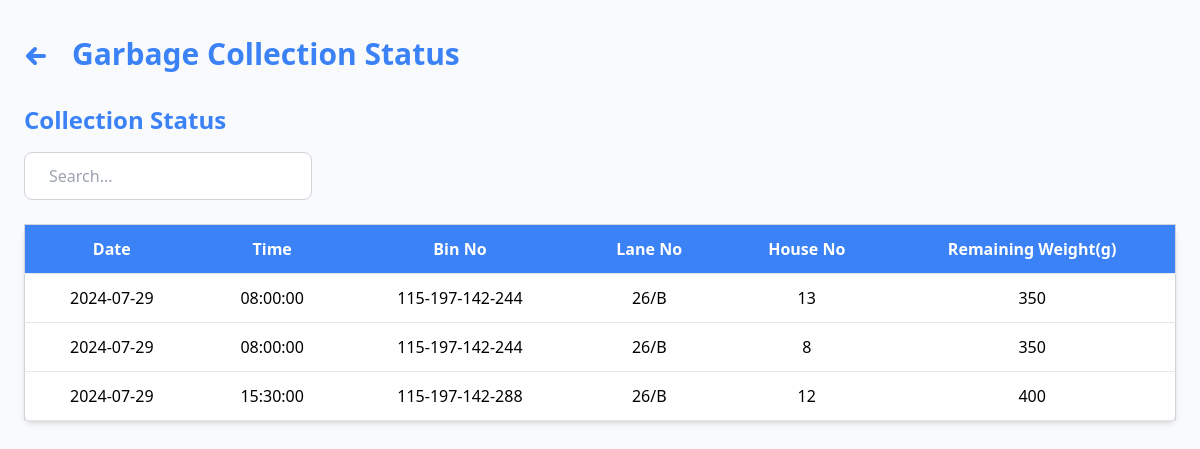
/admin/garbage_status.php, run on an earlier commit of the app's database.
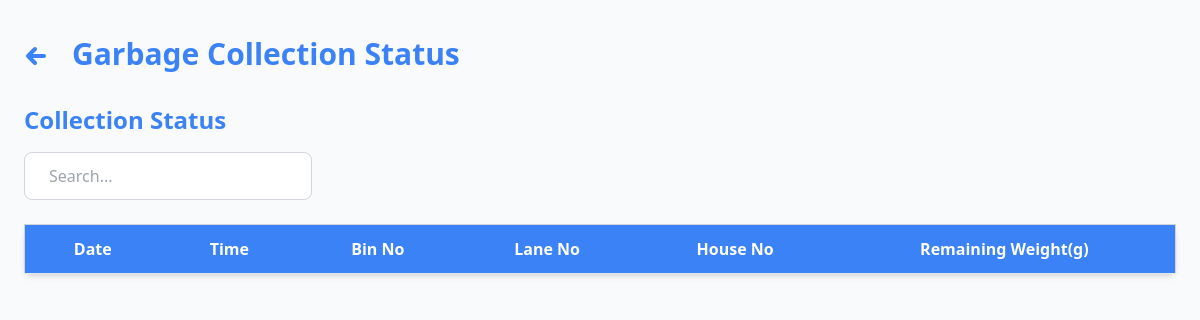
And on a later commit of the database.
### tables this page shows
CREATE TABLE IF NOT EXISTS `garbage_collection_status` (
  `date` date NOT NULL,
  `time` time NOT NULL,
  `bin_no` varchar(50) NOT NULL,
  `remaining_weight` float NOT NULL
);

CREATE TABLE IF NOT EXISTS `household_registration` (
  `id` int NOT NULL AUTO_INCREMENT,
  `name` varchar(255) NOT NULL,
  `lane_no` varchar(50) NOT NULL,
  `house_no` varchar(50) NOT NULL,
  `bin_no` varchar(50) NOT NULL,
  `address` text NOT NULL,
  `description` varchar(200) DEFAULT NULL,
  `mobile_number` varchar(15) NOT NULL,
  `email` varchar(150) NOT NULL,
  `password` varchar(255) NOT NULL,
  PRIMARY KEY (`id`)
);

### admin/garbage_status.php (the view, shortened to what this page needs)
<?php
include '../config/database.php';
$sql = "SELECT gcs.date, gcs.time, gcs.bin_no, gcs.remaining_weight, hr.lane_no, hr.house_no FROM garbage_collection_status gcs JOIN household_registration hr ON gcs.bin_no = hr.bin_no";
$result = $conn->query($sql);
?>
<!DOCTYPE html>
<html lang="en">
<head>
    <script src="https://cdn.tailwindcss.com"></script>
</head>
<body class="bg-gray-50">
<div class="flex">
    <div class="flex-grow p-6">
        <div class="flex items-center space-x-4 py-3 mb-5">
            <a href="admindashboard.php" class="flex items-center text-blue-500 hover:text-blue-700 text-2xl font-bold">
                <svg xmlns="http://www.w3.org/2000/svg" viewBox="0 0 24 24" fill="none" stroke="currentColor" class="h-6 w-6 mr-2 mt-1">
                    <path stroke-linecap="round" stroke-linejoin="round" stroke-width="4" d="M11 19l-7-7 7-7M4 12h16" />
                </svg>
            </a>
            <h1 class="text-3xl font-bold text-blue-500">Garbage Collection Status</h1>
        </div>
        <h3 class="text-2xl font-bold text-blue-500 mb-4">Collection Status</h3>
        <div class="mb-6 flex items-center h-[48px]">
            <input type="text" id="search" placeholder="Search..." class="px-6 py-3 rounded-lg w-1/4 border border-gray-300 mr-20 h-full" />
        </div>
        <table class="min-w-full bg-white border border-gray-300 rounded-lg shadow-md">
            <thead>
                <tr class="bg-blue-500">
                    <th class="px-6 py-3 border-b text-white">Date</th>
                    <th class="px-6 py-3 border-b text-white">Time</th>
                    <th class="px-6 py-3 border-b text-white">Bin No</th>
                    <th class="px-6 py-3 border-b text-white">Lane No</th>
                    <th class="px-6 py-3 border-b text-white">House No</th>
                    <th class="px-6 py-3 border-b text-white">Remaining Weight(g)</th>
                </tr>
            </thead>
            <tbody>
                <?php while ($row = $result->fetch_assoc()): ?>
                    <tr class="table-row">
                        <td class="px-6 py-3 border-b text-center"><?php echo $row['date']; ?></td>
                        <td class="px-6 py-3 border-b text-center "><?php echo $row['time']; ?></td>
                        <td class="px-6 py-3 border-b text-center"><?php echo $row['bin_no']; ?></td>
                        <td class="px-6 py-3 border-b text-center"><?php echo $row['lane_no']; ?></td>
                        <td class="px-6 py-3 border-b text-center"><?php echo $row['house_no']; ?></td>
                        <td class="px-6 py-3 border-b text-center"><?php echo $row['remaining_weight']; ?></td>
                    </tr>
                <?php endwhile; ?>
            </tbody>
        </table>
    </div>
</div>
</body>
</html>

What changed in the data, as far as the page shows it:
removed garbage_collection_status: date "2024-07-29", time "08:00:00", bin_no "115-197-142-244", household_registration.lane_no "26/B", household_registration.house_no "13", remaining_weight "350", household_registration.house_no "8"
removed garbage_collection_status: date "2024-07-29", time "15:30:00", bin_no "115-197-142-288", household_registration.lane_no "26/B", household_registration.house_no "12", remaining_weight "400"
